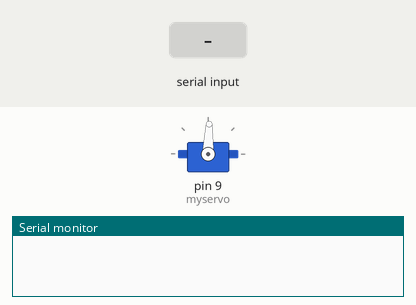
This sketch was run on a simulated Arduino Uno, built with avr-gcc and run on an emulated ATmega328P. Shown: servo, the last lines printed to the serial monitor. Inputs (shaded band) come from the test bench.

Above: at 1.2 s.
1.3 s: "L\n" received over Serial
At 2.0 s:
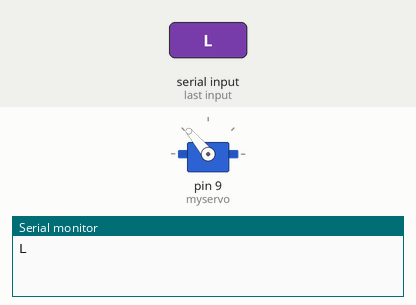
3.2 s: "R\n" received over Serial
At 4.7 s:
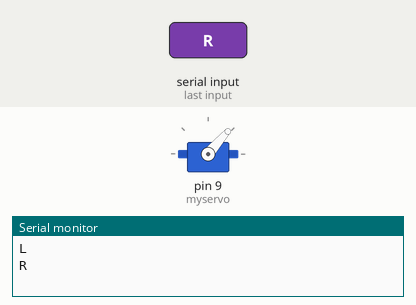
5.5 s: "M\n" received over Serial
At 5.65 s:
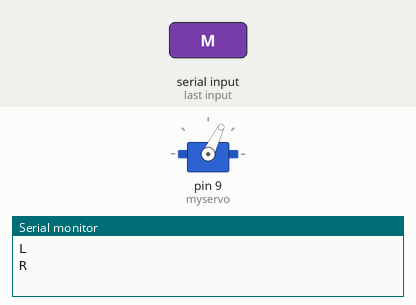
Timing chart, 0 to 8.5 s (numbered marks = the images above; inputs shaded):
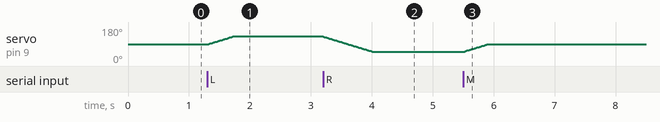

Measured:
- after the input at 1.3 s, servo on pin 9 (myservo): moves from 88° to 130° over 0.41 s, starting at once
- after the input at 3.2 s, servo on pin 9 (myservo): moves from 130° to 49° over 0.81 s, starting at once
- after the input at 5.5 s, servo on pin 9 (myservo): moves from 49° to 88° over 0.38 s, starting at once

The sketch:

sevo_control.ino
```cpp
#include <Servo.h>
#define L_ang 130
#define M_ang 88
#define R_ang 49

Servo myservo;
String state = "M";
int ang = M_ang;

void setup()
{
  Serial.begin(9600);
  myservo.attach(9);
  myservo.write(ang);  // set servo to mid-point
}

void loop() {
  if(Serial.available() > 0) {
    String _state = Serial.readStringUntil('\n');
    if (_state == "L") {
      while (ang < L_ang) {
        myservo.write(++ang);
        delay(10);
      }
      while (ang > L_ang) {
        myservo.write(--ang);
        delay(10);
      }
    }
    if (_state == "M") {
      while (ang < M_ang) {
        myservo.write(++ang);
        delay(10);
      }
      while (ang > M_ang) {
        myservo.write(--ang);
        delay(10);
      }
    }
    if (_state == "R") {
      while (ang < R_ang) {
        myservo.write(++ang);
        delay(10);
      }
      while (ang > R_ang) {
        myservo.write(--ang);
        delay(10);
      }
    }
    Serial.println(_state);
  }
}
```
